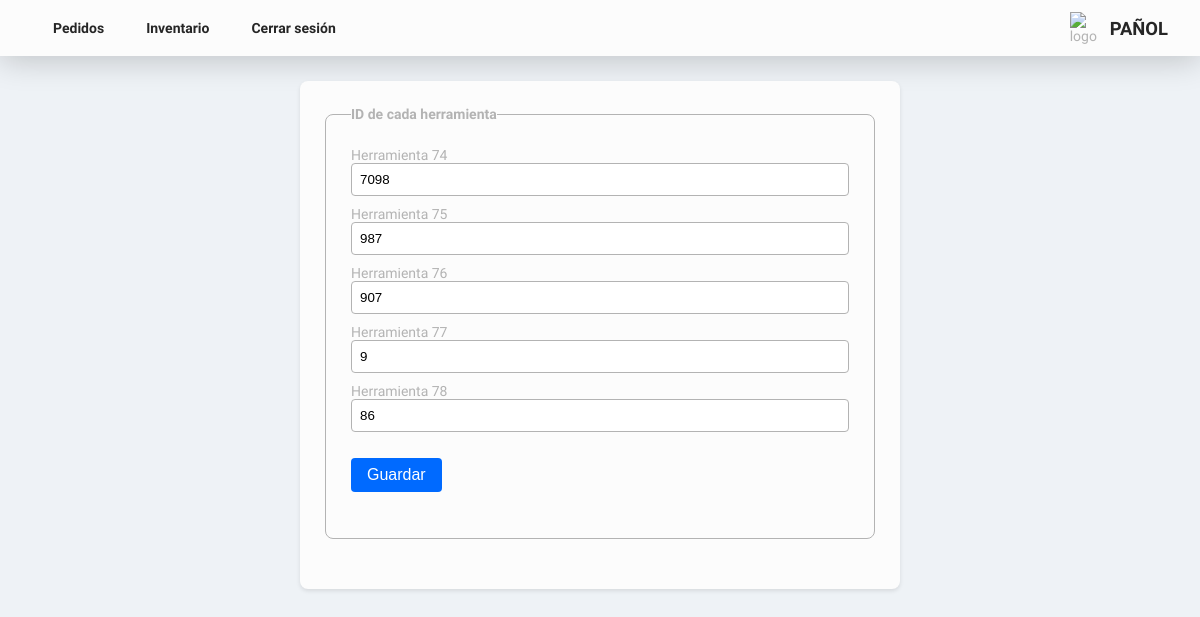
Screenshot of /pages/tools_id_inventory.php?id=29 (signed in) with the database file from the repository.
### tables this page shows
CREATE TABLE `detalles_inventario` (
  `id` int(11) NOT NULL,
  `id_herramienta` int(11) NOT NULL,
  `id_stock` int(11) NOT NULL,
  `estado` varchar(25) DEFAULT NULL
);

### pages/tools_id_inventory.php (the view, shortened to what this page needs)
<?php
include('../php/logic/logic_inventory/logic_stateTool.php');
$id = $_GET['id'];
$sql = "SELECT * FROM detalles_inventario WHERE id_stock = '$id'";
?>
<!DOCTYPE html>
<html lang="es">
<head>
    <link rel="stylesheet" href="../assets/css/style.css">
    <link href="https://cdn.jsdelivr.net/npm/remixicon@3.4.0/fonts/remixicon.css" rel="stylesheet" />
</head>
<body>
    <header class="hero">
        <nav class="nav">
            <ul class="nav__list">
                <li class="nav__item">
                    <a href="orders.php" class="nav__link">Pedidos</a>
                </li>
                <li class="nav__item">
                    <a href="inventory.php" class="nav__link">Inventario</a>
                </li>
                <li class="nav__item">
                    <a href="../php/logout.php" class="nav__link">Cerrar sesión</a>
                </li>
            </ul>
        </nav>
        <div class="hero__logo hero__logo-0">
            <img class="hero__logo-img" src="https://avatars.githubusercontent.com/u/6693385?s=200&v=4" alt="logo" />
            <h2 class="title__hero">Pañol</h2>
        </div>
    </header>
    <section class="form__section">
        <form id="toolIDsForm" method="post">
            <fieldset class="input__container">
                <legend>ID de cada herramienta</legend>
                <?php
                $sql_result = mysqli_query($conexion, $sql);
                while ($row = mysqli_fetch_assoc($sql_result)) {
                    ?>
                    <p>Herramienta
                        <?php echo $row['id'] ?>
                    </p>
                    <label class="input__label" for="toolID">
                        <input class="input__field" id="toolID" value="<?php echo $row['id_herramienta'] ?>">
                        <?php
                }
                ?>
                    <br>
                    <button type="submit" class="btn__blue">Guardar</button>
            </fieldset>
        </form>
    </section>
</body>
</html>

### assets/css/style.css (style rules this page uses)
:root { --main-background: hsl(215, 31%, 95%); --card-background: hsl(0, 0%, 99%); --title-color: hsl(0, 0%, 15%); --sub-title-color: hsl(0, 0%, 25%); --grey-text: hsl(215, 10%, 25%); --text-color: hsl(0, 0%, 70%); --text-white: hsl(0, 25%, 97%); --grey: hsl(215, 10%, 62%); --grey-hover: hsl(215, 10%, 50%); --grey-ultra-light: hsl(215, 10%, 85%); --btn-blue:hsl(215, 100%, 50%); --btn-blue-hover:hsl(215, 100%, 35%); --heebo: "heebo"; --font-regular: 400; --font-medium: 500; --font-semi-bold: 600; --font-bold: 700; --fs-2: 2rem; --fs-1-5: 1.5rem; --fs-1-15: 1.15rem; --fs-1: 1rem; --fs-0-8: 0.8rem; --border-radius-cards: 0.75rem; --shadow-color: rgba(0, 0, 0, 0.2); --box-shadow: 0px 4px 32px var(--shadow-color); --mb-0-25: 0.25rem; --mb-0-5: 0.5rem; --mb-0-75: 0.75rem; --mb-1: 1rem; --mb-1-25: 1.25rem; --mb-1-5: 1.5rem; --mb-2: 2rem; --mb-2-5: 2.5rem; --transition: color 0.4s, background-color 0.4s ease-in-out; --border-radius-btn: 4px; }
* { box-sizing: border-box; padding: 0; margin: 0; }
html { scroll-behavior: smooth; }
body { color: var(--text-color); background: var(--main-background); font-size: 14px; font-family: var(--heebo); }
a { text-decoration: none; cursor: pointer; }
.btn__blue { padding: var(--mb-0-5) var(--mb-1); font-size: var(--fs-1); border: none; background-color: var(--btn-blue); border-radius: var(--border-radius-btn); cursor: pointer; margin-bottom: 1rem; color: white; }
.hero { width: 100%; height: 7vh; background-color: var(--card-background); padding: 0 var(--mb-2); display: flex; align-items: center; justify-content: space-between; margin: 0 auto; box-shadow: var(--box-shadow); }
.hero__logo { display: flex; }
.hero__logo-0 { align-items: center; display: flex; justify-content: center; }
.hero__logo-img { display: inline; width: 35px; margin-right: 5px; }
.title__hero { font-size: var(--fs-1-15); font-weight: var(--font-bold); text-transform: uppercase; color: var(--title-color); }
.nav__list { display: flex; list-style: none; }
.nav__link { color: var(--title-color); margin: 5px; font-weight: var(--font-semi-bold); padding: var(--mb-0-25) var(--mb-1); border-radius: var(--border-radius-cards); transition: var(--transition); }
.form__section { padding: 25px; max-width: 600px; margin: 25px auto; background-color: var(--card-background); border-radius: 8px; box-shadow: 0 2px 4px rgba(0, 0, 0, 0.1); }
.input__container { margin-bottom: 25px; border: 1px solid var(--text-color); border-radius: 8px; padding: 25px; }
.input__container legend { font-weight: bold; }
.input__container label { display: block; margin-bottom: 5px; }
.input__container input, .input__container textarea, .input__container select { width: 100%; padding: 8px; border: 1px solid var(--text-color); border-radius: 4px; margin-bottom: 10px; box-sizing: border-box; }

### rows the page displays
detalles_inventario: id "74", id_herramienta "7098"
detalles_inventario: id "75", id_herramienta "987"
detalles_inventario: id "76", id_herramienta "907"
detalles_inventario: id "77", id_herramienta "9"
detalles_inventario: id "78", id_herramienta "86"
